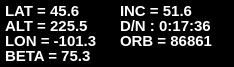
         <widget class="QFrame" name="frameCoordISS">
          <property name="geometry">
           <rect>
            <x>6</x>
            <y>6</y>
            <width>234</width>
            <height>67</height>
           </rect>
          </property>
          <property name="palette">
           <palette>
            <active>
             <colorrole role="WindowText">
              <brush brushstyle="SolidPattern">
               <color alpha="255">
                <red>255</red>
                <green>255</green>
                <blue>255</blue>
               </color>
              </brush>
             </colorrole>
             <colorrole role="Button">
              <brush brushstyle="SolidPattern">
               <color alpha="255">
                <red>0</red>
                <green>0</green>
                <blue>0</blue>
               </color>
              </brush>
             </colorrole>
             <colorrole role="Light">
              <brush brushstyle="SolidPattern">
               <color alpha="255">
                <red>0</red>
                <green>0</green>
                <blue>0</blue>
               </color>
              </brush>
             </colorrole>
             <colorrole role="Midlight">
              <brush brushstyle="SolidPattern">
               <color alpha="255">
                <red>0</red>
                <green>0</green>
                <blue>0</blue>
               </color>
              </brush>
             </colorrole>
             <colorrole role="Dark">
              <brush brushstyle="SolidPattern">
               <color alpha="255">
                <red>0</red>
                <green>0</green>
                <blue>0</blue>
               </color>
              </brush>
             </colorrole>
             <colorrole role="Mid">
              <brush brushstyle="SolidPattern">
               <color alpha="255">
                <red>0</red>
                <green>0</green>
                <blue>0</blue>
               </color>
              </brush>
             </colorrole>
             <colorrole role="Text">
              <brush brushstyle="SolidPattern">
               <color alpha="255">
                <red>255</red>
                <green>255</green>
                <blue>255</blue>
               </color>
              </brush>
             </colorrole>
             <colorrole role="BrightText">
              <brush brushstyle="SolidPattern">
               <color alpha="255">
                <red>255</red>
                <green>255</green>
                <blue>255</blue>
               </color>
              </brush>
             </colorrole>
             <colorrole role="ButtonText">
              <brush brushstyle="SolidPattern">
               <color alpha="255">
                <red>255</red>
                <green>255</green>
                <blue>255</blue>
               </color>
              </brush>
             </colorrole>
             <colorrole role="Base">
              <brush brushstyle="SolidPattern">
               <color alpha="255">
                <red>0</red>
                <green>0</green>
                <blue>0</blue>
               </color>
              </brush>
             </colorrole>
             <colorrole role="Window">
              <brush brushstyle="SolidPattern">
               <color alpha="255">
                <red>0</red>
                <green>0</green>
                <blue>0</blue>
               </color>
              </brush>
             </colorrole>
             <colorrole role="Shadow">
              <brush brushstyle="SolidPattern">
               <color alpha="255">
                <red>0</red>
                <green>0</green>
                <blue>0</blue>
               </color>
              </brush>
             </colorrole>
             <colorrole role="AlternateBase">
              <brush brushstyle="SolidPattern">
               <color alpha="255">
                <red>0</red>
                <green>0</green>
                <blue>0</blue>
               </color>
              </brush>
             </colorrole>
             <colorrole role="ToolTipBase">
              <brush brushstyle="SolidPattern">
               <color alpha="255">
                <red>255</red>
                <green>255</green>
                <blue>220</blue>
               </color>
              </brush>
             </colorrole>
             <colorrole role="ToolTipText">
              <brush brushstyle="SolidPattern">
               <color alpha="255">
                <red>0</red>
                <green>0</green>
                <blue>0</blue>
               </color>
              </brush>
             </colorrole>
            </active>
            <inactive>
             <colorrole role="WindowText">
              <brush brushstyle="SolidPattern">
               <color alpha="255">
                <red>255</red>
                <green>255</green>
                <blue>255</blue>
               </color>
              </brush>
             </colorrole>
             <colorrole role="Button">
              <brush brushstyle="SolidPattern">
               <color alpha="255">
                <red>0</red>
                <green>0</green>
                <blue>0</blue>
               </color>
              </brush>
             </colorrole>
             <colorrole role="Light">
              <brush brushstyle="SolidPattern">
               <color alpha="255">
                <red>0</red>
                <green>0</green>
                <blue>0</blue>
               </color>
              </brush>
             </colorrole>
             <colorrole role="Midlight">
              <brush brushstyle="SolidPattern">
               <color alpha="255">
                <red>0</red>
                <green>0</green>
                <blue>0</blue>
               </color>
              </brush>
             </colorrole>
             <colorrole role="Dark">
              <brush brushstyle="SolidPattern">
               <color alpha="255">
                <red>0</red>
                <green>0</green>
                <blue>0</blue>
               </color>
              </brush>
             </colorrole>
             <colorrole role="Mid">
              <brush brushstyle="SolidPattern">
               <color alpha="255">
                <red>0</red>
                <green>0</green>
                <blue>0</blue>
               </color>
              </brush>
             </colorrole>
             <colorrole role="Text">
              <brush brushstyle="SolidPattern">
               <color alpha="255">
                <red>255</red>
                <green>255</green>
                <blue>255</blue>
               </color>
              </brush>
             </colorrole>
             <colorrole role="BrightText">
              <brush brushstyle="SolidPattern">
               <color alpha="255">
                <red>255</red>
                <green>255</green>
                <blue>255</blue>
               </color>
              </brush>
             </colorrole>
             <colorrole role="ButtonText">
              <brush brushstyle="SolidPattern">
               <color alpha="255">
                <red>255</red>
                <green>255</green>
                <blue>255</blue>
               </color>
              </brush>
             </colorrole>
             <colorrole role="Base">
              <brush brushstyle="SolidPattern">
               <color alpha="255">
                <red>0</red>
                <green>0</green>
                <blue>0</blue>
               </color>
              </brush>
             </colorrole>
             <colorrole role="Window">
              <brush brushstyle="SolidPattern">
               <color alpha="255">
                <red>0</red>
                <green>0</green>
                <blue>0</blue>
               </color>
              </brush>
             </colorrole>
             <colorrole role="Shadow">
              <brush brushstyle="SolidPattern">
               <color alpha="255">
                <red>0</red>
                <green>0</green>
                <blue>0</blue>
               </color>
              </brush>
             </colorrole>
             <colorrole role="AlternateBase">
              <brush brushstyle="SolidPattern">
               <color alpha="255">
                <red>0</red>
                <green>0</green>
                <blue>0</blue>
               </color>
              </brush>
             </colorrole>
             <colorrole role="ToolTipBase">
              <brush brushstyle="SolidPattern">
               <color alpha="255">
                <red>255</red>
                <green>255</green>
                <blue>220</blue>
               </color>
              </brush>
             </colorrole>
             <colorrole role="ToolTipText">
              <brush brushstyle="SolidPattern">
               <color alpha="255">
                <red>0</red>
                <green>0</green>
                <blue>0</blue>
               </color>
              </brush>
             </colorrole>
            </inactive>
            <disabled>
             <colorrole role="WindowText">
              <brush brushstyle="SolidPattern">
               <color alpha="255">
                <red>0</red>
                <green>0</green>
                <blue>0</blue>
               </color>
              </brush>
             </colorrole>
             <colorrole role="Button">
              <brush brushstyle="SolidPattern">
               <color alpha="255">
                <red>0</red>
                <green>0</green>
                <blue>0</blue>
               </color>
              </brush>
             </colorrole>
             <colorrole role="Light">
              <brush brushstyle="SolidPattern">
               <color alpha="255">
                <red>0</red>
                <green>0</green>
                <blue>0</blue>
               </color>
              </brush>
             </colorrole>
             <colorrole role="Midlight">
              <brush brushstyle="SolidPattern">
               <color alpha="255">
                <red>0</red>
                <green>0</green>
                <blue>0</blue>
               </color>
              </brush>
             </colorrole>
             <colorrole role="Dark">
              <brush brushstyle="SolidPattern">
               <color alpha="255">
                <red>0</red>
                <green>0</green>
                <blue>0</blue>
               </color>
              </brush>
             </colorrole>
             <colorrole role="Mid">
              <brush brushstyle="SolidPattern">
               <color alpha="255">
                <red>0</red>
                <green>0</green>
                <blue>0</blue>
               </color>
              </brush>
             </colorrole>
             <colorrole role="Text">
              <brush brushstyle="SolidPattern">
               <color alpha="255">
                <red>0</red>
                <green>0</green>
                <blue>0</blue>
               </color>
              </brush>
             </colorrole>
             <colorrole role="BrightText">
              <brush brushstyle="SolidPattern">
               <color alpha="255">
                <red>255</red>
                <green>255</green>
                <blue>255</blue>
               </color>
              </brush>
             </colorrole>
             <colorrole role="ButtonText">
              <brush brushstyle="SolidPattern">
               <color alpha="255">
                <red>0</red>
                <green>0</green>
                <blue>0</blue>
               </color>
              </brush>
             </colorrole>
             <colorrole role="Base">
              <brush brushstyle="SolidPattern">
               <color alpha="255">
                <red>0</red>
                <green>0</green>
                <blue>0</blue>
               </color>
              </brush>
             </colorrole>
             <colorrole role="Window">
              <brush brushstyle="SolidPattern">
               <color alpha="255">
                <red>0</red>
                <green>0</green>
                <blue>0</blue>
               </color>
              </brush>
             </colorrole>
             <colorrole role="Shadow">
              <brush brushstyle="SolidPattern">
               <color alpha="255">
                <red>0</red>
                <green>0</green>
                <blue>0</blue>
               </color>
              </brush>
             </colorrole>
             <colorrole role="AlternateBase">
              <brush brushstyle="SolidPattern">
               <color alpha="255">
                <red>0</red>
                <green>0</green>
                <blue>0</blue>
               </color>
              </brush>
             </colorrole>
             <colorrole role="ToolTipBase">
              <brush brushstyle="SolidPattern">
               <color alpha="255">
                <red>255</red>
                <green>255</green>
                <blue>220</blue>
               </color>
              </brush>
             </colorrole>
             <colorrole role="ToolTipText">
              <brush brushstyle="SolidPattern">
               <color alpha="255">
                <red>0</red>
                <green>0</green>
                <blue>0</blue>
               </color>
              </brush>
             </colorrole>
            </disabled>
           </palette>
          </property>
          <property name="mouseTracking">
           <bool>true</bool>
          </property>
          <property name="autoFillBackground">
           <bool>true</bool>
          </property>
          <property name="frameShape">
           <enum>QFrame::StyledPanel</enum>
          </property>
          <property name="frameShadow">
           <enum>QFrame::Plain</enum>
          </property>
          <widget class="QLabel" name="latitudeISS">
           <property name="geometry">
            <rect>
             <x>5</x>
             <y>0</y>
             <width>108</width>
             <height>21</height>
            </rect>
           </property>
           <property name="palette">
            <palette>
             <active>
              <colorrole role="WindowText">
               <brush brushstyle="SolidPattern">
                <color alpha="255">
                 <red>255</red>
                 <green>255</green>
                 <blue>255</blue>
                </color>
               </brush>
              </colorrole>
             </active>
             <inactive>
              <colorrole role="WindowText">
               <brush brushstyle="SolidPattern">
                <color alpha="255">
                 <red>255</red>
                 <green>255</green>
                 <blue>255</blue>
                </color>
               </brush>
              </colorrole>
             </inactive>
             <disabled>
              <colorrole role="WindowText">
               <brush brushstyle="SolidPattern">
                <color alpha="255">
                 <red>120</red>
                 <green>120</green>
                 <blue>120</blue>
                </color>
               </brush>
              </colorrole>
             </disabled>
            </palette>
           </property>
           <property name="font">
            <font>
             <pointsize>11</pointsize>
             <weight>75</weight>
             <bold>true</bold>
            </font>
           </property>
           <property name="mouseTracking">
            <bool>true</bool>
           </property>
           <property name="text">
            <string>LAT = 45.6</string>
           </property>
          </widget>
          <widget class="QLabel" name="altitudeISS">
           <property name="geometry">
            <rect>
             <x>5</x>
             <y>15</y>
             <width>108</width>
             <height>21</height>
            </rect>
           </property>
           <property name="palette">
            <palette>
             <active>
              <colorrole role="WindowText">
               <brush brushstyle="SolidPattern">
                <color alpha="255">
                 <red>255</red>
                 <green>255</green>
                 <blue>255</blue>
                </color>
               </brush>
              </colorrole>
             </active>
             <inactive>
              <colorrole role="WindowText">
               <brush brushstyle="SolidPattern">
                <color alpha="255">
                 <red>255</red>
                 <green>255</green>
                 <blue>255</blue>
                </color>
               </brush>
              </colorrole>
             </inactive>
             <disabled>
              <colorrole role="WindowText">
               <brush brushstyle="SolidPattern">
                <color alpha="255">
                 <red>120</red>
                 <green>120</green>
                 <blue>120</blue>
                </color>
               </brush>
              </colorrole>
             </disabled>
            </palette>
           </property>
           <property name="font">
            <font>
             <pointsize>11</pointsize>
             <weight>75</weight>
             <bold>true</bold>
            </font>
           </property>
           <property name="mouseTracking">
            <bool>true</bool>
           </property>
           <property name="text">
            <string>ALT = 225.5</string>
           </property>
          </widget>
          <widget class="QLabel" name="longitudeISS">
           <property name="geometry">
            <rect>
             <x>5</x>
             <y>30</y>
             <width>108</width>
             <height>21</height>
            </rect>
           </property>
           <property name="palette">
            <palette>
             <active>
              <colorrole role="WindowText">
               <brush brushstyle="SolidPattern">
                <color alpha="255">
                 <red>255</red>
                 <green>255</green>
                 <blue>255</blue>
                </color>
               </brush>
              </colorrole>
             </active>
             <inactive>
              <colorrole role="WindowText">
               <brush brushstyle="SolidPattern">
                <color alpha="255">
                 <red>255</red>
                 <green>255</green>
                 <blue>255</blue>
                </color>
               </brush>
              </colorrole>
             </inactive>
             <disabled>
              <colorrole role="WindowText">
               <brush brushstyle="SolidPattern">
                <color alpha="255">
                 <red>120</red>
                 <green>120</green>
                 <blue>120</blue>
                </color>
               </brush>
              </colorrole>
             </disabled>
            </palette>
           </property>
           <property name="font">
            <font>
             <pointsize>11</pointsize>
             <weight>75</weight>
             <bold>true</bold>
            </font>
           </property>
           <property name="mouseTracking">
            <bool>true</bool>
           </property>
           <property name="text">
            <string>LON = -101.3</string>
           </property>
          </widget>
          <widget class="QLabel" name="inclinaisonISS">
           <property name="geometry">
            <rect>
             <x>120</x>
             <y>0</y>
             <width>108</width>
             <height>21</height>
            </rect>
           </property>
           <property name="palette">
            <palette>
             <active>
              <colorrole role="WindowText">
               <brush brushstyle="SolidPattern">
                <color alpha="255">
                 <red>255</red>
                 <green>255</green>
                 <blue>255</blue>
                </color>
               </brush>
              </colorrole>
             </active>
             <inactive>
              <colorrole role="WindowText">
               <brush brushstyle="SolidPattern">
                <color alpha="255">
                 <red>255</red>
                 <green>255</green>
                 <blue>255</blue>
                </color>
               </brush>
              </colorrole>
             </inactive>
             <disabled>
              <colorrole role="WindowText">
               <brush brushstyle="SolidPattern">
                <color alpha="255">
                 <red>120</red>
                 <green>120</green>
                 <blue>120</blue>
                </color>
               </brush>
              </colorrole>
             </disabled>
            </palette>
           </property>
           <property name="font">
            <font>
             <pointsize>11</pointsize>
             <weight>75</weight>
             <bold>true</bold>
            </font>
           </property>
           <property name="mouseTracking">
            <bool>true</bool>
           </property>
           <property name="text">
            <string>INC = 51.6</string>
           </property>
          </widget>
          <widget class="QLabel" name="nextTransitionISS">
           <property name="geometry">
            <rect>
             <x>120</x>
             <y>15</y>
             <width>112</width>
             <height>21</height>
            </rect>
           </property>
           <property name="palette">
            <palette>
             <active>
              <colorrole role="WindowText">
               <brush brushstyle="SolidPattern">
                <color alpha="255">
                 <red>255</red>
                 <green>255</green>
                 <blue>255</blue>
                </color>
               </brush>
              </colorrole>
             </active>
             <inactive>
              <colorrole role="WindowText">
               <brush brushstyle="SolidPattern">
                <color alpha="255">
                 <red>255</red>
                 <green>255</green>
                 <blue>255</blue>
                </color>
               </brush>
              </colorrole>
             </inactive>
             <disabled>
              <colorrole role="WindowText">
               <brush brushstyle="SolidPattern">
                <color alpha="255">
                 <red>120</red>
                 <green>120</green>
                 <blue>120</blue>
                </color>
               </brush>
              </colorrole>
             </disabled>
            </palette>
           </property>
           <property name="font">
            <font>
             <pointsize>11</pointsize>
             <weight>75</weight>
             <bold>true</bold>
            </font>
           </property>
           <property name="mouseTracking">
            <bool>true</bool>
           </property>
           <property name="text">
            <string>D/N : 0:17:36</string>
           </property>
          </widget>
          <widget class="QLabel" name="orbiteISS">
           <property name="geometry">
            <rect>
             <x>120</x>
             <y>30</y>
             <width>108</width>
             <height>21</height>
            </rect>
           </property>
           <property name="palette">
            <palette>
             <active>
              <colorrole role="WindowText">
               <brush brushstyle="SolidPattern">
                <color alpha="255">
                 <red>255</red>
                 <green>255</green>
                 <blue>255</blue>
                </color>
               </brush>
              </colorrole>
             </active>
             <inactive>
              <colorrole role="WindowText">
               <brush brushstyle="SolidPattern">
                <color alpha="255">
                 <red>255</red>
                 <green>255</green>
                 <blue>255</blue>
                </color>
               </brush>
              </colorrole>
             </inactive>
             <disabled>
              <colorrole role="WindowText">
               <brush brushstyle="SolidPattern">
                <color alpha="255">
                 <red>120</red>
                 <green>120</green>
                 <blue>120</blue>
                </color>
               </brush>
              </colorrole>
             </disabled>
            </palette>
           </property>
           <property name="font">
            <font>
             <pointsize>11</pointsize>
             <weight>75</weight>
             <bold>true</bold>
            </font>
           </property>
           <property name="mouseTracking">
            <bool>true</bool>
           </property>
           <property name="text">
            <string>ORB = 86861</string>
           </property>
          </widget>
          <widget class="QLabel" name="betaISS">
           <property name="geometry">
            <rect>
             <x>5</x>
             <y>45</y>
             <width>108</width>
             <height>21</height>
            </rect>
           </property>
           <property name="palette">
            <palette>
             <active>
              <colorrole role="WindowText">
               <brush brushstyle="SolidPattern">
                <color alpha="255">
                 <red>255</red>
                 <green>255</green>
                 <blue>255</blue>
                </color>
               </brush>
              </colorrole>
             </active>
             <inactive>
              <colorrole role="WindowText">
               <brush brushstyle="SolidPattern">
                <color alpha="255">
                 <red>255</red>
                 <green>255</green>
                 <blue>255</blue>
                </color>
               </brush>
              </colorrole>
             </inactive>
             <disabled>
              <colorrole role="WindowText">
               <brush brushstyle="SolidPattern">
                <color alpha="255">
                 <red>120</red>
                 <green>120</green>
                 <blue>120</blue>
                </color>
               </brush>
              </colorrole>
             </disabled>
            </palette>
           </property>
           <property name="font">
            <font>
             <pointsize>11</pointsize>
             <weight>75</weight>
             <bold>true</bold>
            </font>
           </property>
           <property name="mouseTracking">
            <bool>true</bool>
           </property>
           <property name="text">
            <string>BETA = 75.3</string>
           </property>
          </widget>
          <zorder>altitudeISS</zorder>
          <zorder>betaISS</zorder>
          <zorder>inclinaisonISS</zorder>
          <zorder>latitudeISS</zorder>
          <zorder>longitudeISS</zorder>
          <zorder>nextTransitionISS</zorder>
          <zorder>orbiteISS</zorder>
         </widget>
